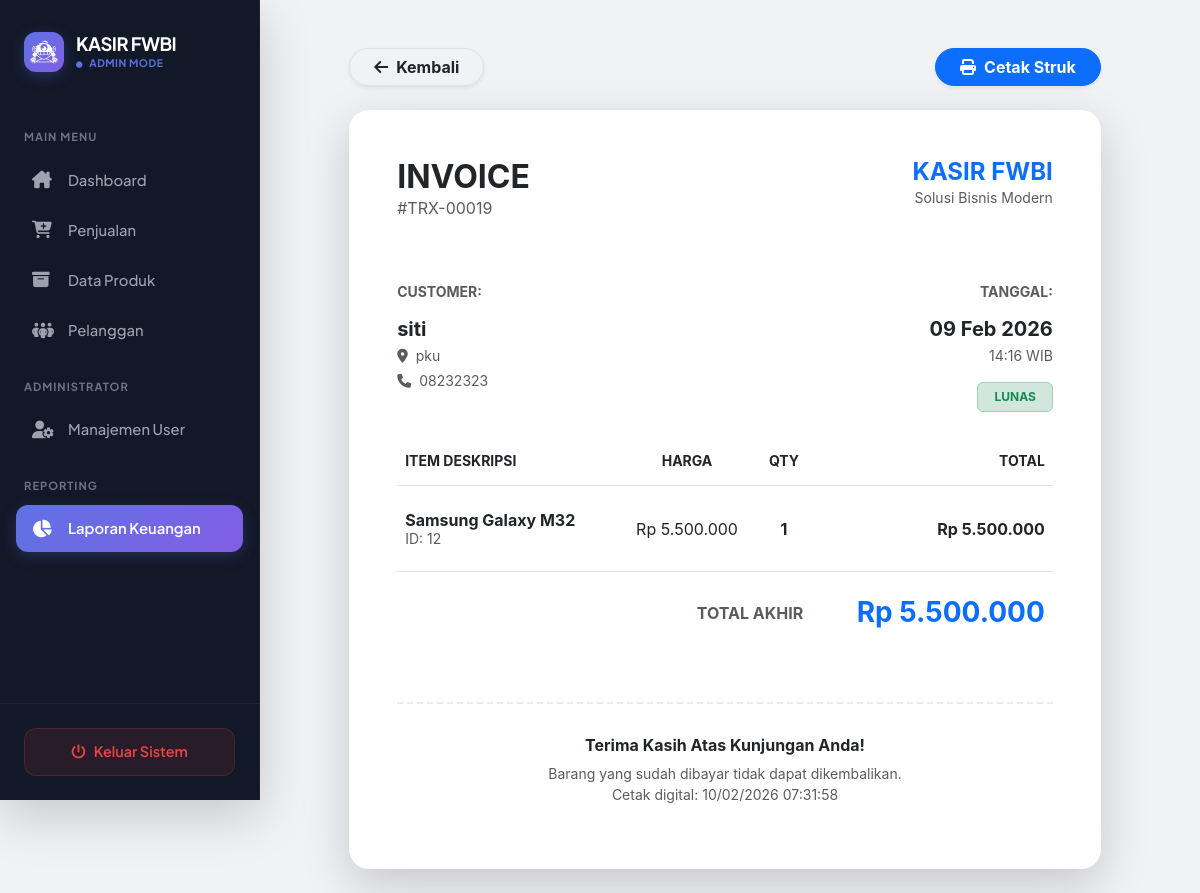
/admin/laporan/detail.php?id=19 (signed in), run on the app's committed database.
### tables this page shows
CREATE TABLE `penjualan` (
  `PenjualanID` int(11) NOT NULL,
  `TanggalPenjualan` datetime NOT NULL DEFAULT current_timestamp(),
  `TotalHarga` decimal(10,2) NOT NULL,
  `PelangganID` int(11) NOT NULL
);

CREATE TABLE `pelanggan` (
  `PelangganID` int(11) NOT NULL,
  `NamaPelanggan` varchar(255) NOT NULL,
  `Alamat` text NOT NULL,
  `NomorTelepon` varchar(15) NOT NULL
);

CREATE TABLE `detailpenjualan` (
  `DetailID` int(11) NOT NULL,
  `PenjualanID` int(11) NOT NULL,
  `ProdukID` int(11) NOT NULL,
  `JumlahProduk` int(11) NOT NULL,
  `Subtotal` decimal(10,2) NOT NULL
);

CREATE TABLE `produk` (
  `ProdukID` int(11) NOT NULL,
  `NamaProduk` varchar(255) NOT NULL,
  `Harga` decimal(10,2) NOT NULL,
  `Stok` int(11) NOT NULL
);

### admin/laporan/detail.php (the view, shortened to what this page needs)
<?php
include '../../main/connect.php';
$id = mysqli_real_escape_string($conn, $_GET['id']);
$query = mysqli_query($conn, "SELECT * FROM penjualan
          JOIN pelanggan ON penjualan.PelangganID = pelanggan.PelangganID
          WHERE PenjualanID = '$id'");
$data = mysqli_fetch_array($query);
?>
<!DOCTYPE html>
<html lang="id">
<head>
    <link href="https://cdn.jsdelivr.net/npm/bootstrap@5.3.0/dist/css/bootstrap.min.css" rel="stylesheet">
    <link rel="stylesheet" href="https://cdnjs.cloudflare.com/ajax/libs/font-awesome/6.0.0/css/all.min.css">
    <link rel="stylesheet" href="https://cdnjs.cloudflare.com/ajax/libs/animate.css/4.1.1/animate.min.css"/>
</head>
<body>
    <div class="d-flex">
        <div class="no-print sidebar-container">
            <?php include '../../template/sidebar.php'; ?>
        </div>
        <div class="container-fluid p-4 main-content">
            <div class="col-md-10 mx-auto">
                <div class="d-flex justify-content-between align-items-center mb-4 no-print">
                    <a href="index.php" class="btn btn-white shadow-sm border rounded-pill px-4 fw-bold">
                        <i class="fas fa-arrow-left me-2"></i>Kembali
                    </a>
                    <button onclick="window.print()" class="btn btn-primary rounded-pill px-4 shadow-sm fw-bold">
                        <i class="fas fa-print me-2"></i>Cetak Struk
                    </button>
                </div>
                <div class="card card-detail shadow-lg animate__animated animate__fadeIn">
                    <div class="card-body p-4 p-md-5">
                        <div class="row mb-5">
                            <div class="col-6">
                                <h2 class="fw-bold text-dark mb-0">INVOICE</h2>
                                <p class="text-muted">#TRX-<?= str_pad($id, 5, '0', STR_PAD_LEFT); ?></p>
                            </div>
                            <div class="col-6 text-end">
                                <h4 class="fw-bold text-primary mb-0">KASIR FWBI</h4>
                                <p class="small text-muted mb-0">Solusi Bisnis Modern</p>
                            </div>
                        </div>
                        <div class="row mb-4">
                            <div class="col-sm-6 mb-4 mb-sm-0">
                                <h6 class="text-muted fw-bold text-uppercase small mb-3">Customer:</h6>
                                <h5 class="fw-bold mb-1"><?= $data['NamaPelanggan']; ?></h5>
                                <p class="text-muted small mb-1"><i class="fas fa-map-marker-alt me-2"></i><?= $data['Alamat']; ?></p>
                                <p class="text-muted small"><i class="fas fa-phone me-2"></i><?= $data['NomorTelepon']; ?></p>
                            </div>
                            <div class="col-sm-6 text-sm-end">
                                <h6 class="text-muted fw-bold text-uppercase small mb-3">Tanggal:</h6>
                                <h5 class="fw-bold mb-1"><?= date('d M Y', strtotime($data['TanggalPenjualan'])); ?></h5>
                                <p class="text-muted small"><?= date('H:i', strtotime($data['TanggalPenjualan'])); ?> WIB</p>
                                <span class="badge bg-success-subtle text-success border border-success-subtle px-3 py-2">LUNAS</span>
                            </div>
                        </div>
                        <div class="table-responsive">
                            <table class="table table-borderless align-middle">
                                <thead class="border-bottom">
                                    <tr class="text-muted small text-uppercase">
                                        <th class="py-3">Item Deskripsi</th>
                                        <th class="text-center py-3">Harga</th>
                                        <th class="text-center py-3">Qty</th>
                                        <th class="text-end py-3">Total</th>
                                    </tr>
                                </thead>
                                <tbody>
                                    <?php
                                    $detail = mysqli_query($conn, "SELECT * FROM detailpenjualan
                                              JOIN produk ON detailpenjualan.ProdukID = produk.ProdukID
                                              WHERE PenjualanID = '$id'");
                                    while($d = mysqli_fetch_array($detail)){
                                    ?>
                                    <tr class="border-bottom">
                                        <td class="py-4">
                                            <span class="fw-bold d-block text-dark"><?= $d['NamaProduk']; ?></span>
                                            <small class="text-muted">ID: <?= $d['ProdukID']; ?></small>
                                        </td>
                                        <td class="text-center">Rp <?= number_format($d['Harga'], 0, ',', '.'); ?></td>
                                        <td class="text-center">
                                            <span class="fw-bold"><?= $d['JumlahProduk']; ?></span>
                                        </td>
                                        <td class="text-end fw-bold text-dark">Rp <?= number_format($d['Subtotal'], 0, ',', '.'); ?></td>
                                    </tr>
                                    <?php } ?>
                                </tbody>
                                <tfoot>
                                    <tr>
                                        <td colspan="3" class="text-end py-4 fw-bold text-muted">TOTAL AKHIR</td>
                                        <td class="text-end py-4 h3 fw-bold text-primary">Rp <?= number_format($data['TotalHarga'], 0, ',', '.'); ?></td>
                                    </tr>
                                </tfoot>
                            </table>
                        </div>
                        <div class="divider"></div>
                        <div class="text-center">
                            <h6 class="fw-bold mb-2">Terima Kasih Atas Kunjungan Anda!</h6>
                            <p class="text-muted small mb-0">Barang yang sudah dibayar tidak dapat dikembalikan.</p>
                            <p class="text-muted small">Cetak digital: <?= date('d/m/Y H:i:s'); ?></p>
                        </div>
                    </div>
                </div>
            </div>
        </div>
    </div>
</body>
</html>

### admin/laporan/detail.php (style rules this page uses)
body { background-color: #f0f2f5; font-family: 'Inter', sans-serif; }
.card-detail { border-radius: 20px; border: none; overflow: hidden; }
.sidebar-container { min-width: 250px; transition: all 0.3s; }
.divider { border-top: 2px dashed #e9ecef; margin: 2rem 0; }

### template/sidebar.php (style rules this page uses)
:root { --sidebar-bg: #111827; --accent-color: #5e72e4; --hover-bg: rgba(255, 255, 255, 0.05); --text-gray: #9ca3af; }

### data on the page
penjualan: PelangganID.NamaPelanggan "siti", PelangganID.Alamat "pku", PelangganID.NomorTelepon "08232323", TanggalPenjualan "09 Feb 2026", TanggalPenjualan "14:16", TotalHarga "5.500.000"
detailpenjualan: ProdukID.NamaProduk "Samsung Galaxy M32", ProdukID.ProdukID "12", ProdukID.Harga "5.500.000", JumlahProduk "1", Subtotal "5.500.000"

### other printed values
$_SESSION['role'] "ADMIN"
str_pad($id, 5, '0', STR_PAD_LEFT) "00019"
